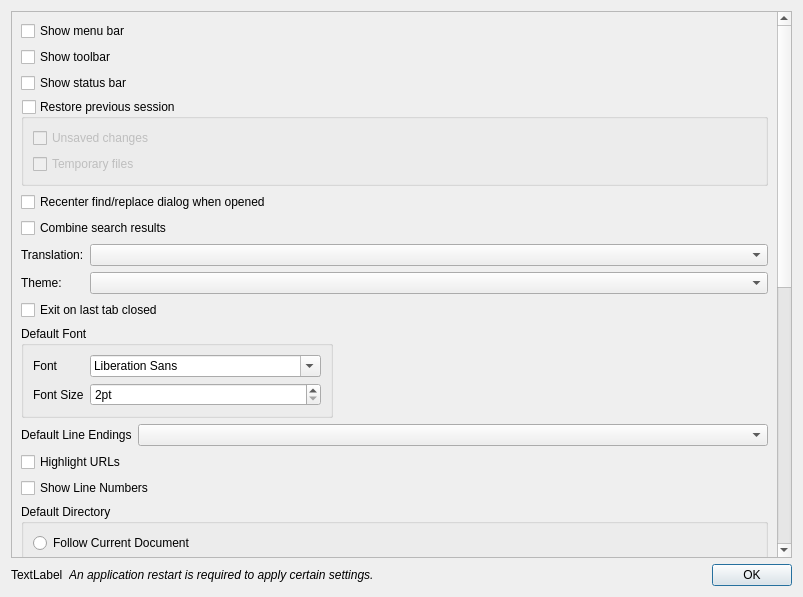
<?xml version="1.0" encoding="UTF-8"?>
<ui version="4.0">
 <class>PreferencesDialog</class>
 <widget class="QDialog" name="PreferencesDialog">
  <property name="geometry">
   <rect>
    <x>0</x>
    <y>0</y>
    <width>803</width>
    <height>597</height>
   </rect>
  </property>
  <property name="windowTitle">
   <string>Preferences</string>
  </property>
  <layout class="QVBoxLayout" name="verticalLayout">
   <item>
    <widget class="QScrollArea" name="scrollArea">
     <property name="widgetResizable">
      <bool>true</bool>
     </property>
     <widget class="QWidget" name="scrollAreaWidgetContents">
      <property name="geometry">
       <rect>
        <x>0</x>
        <y>-99</y>
        <width>769</width>
        <height>644</height>
       </rect>
      </property>
      <layout class="QVBoxLayout" name="verticalLayout_4">
       <item>
        <layout class="QVBoxLayout" name="verticalLayout_2">
         <item>
          <widget class="QCheckBox" name="checkBoxMenuBar">
           <property name="text">
            <string>Show menu bar</string>
           </property>
          </widget>
         </item>
         <item>
          <widget class="QCheckBox" name="checkBoxToolBar">
           <property name="text">
            <string>Show toolbar</string>
           </property>
          </widget>
         </item>
         <item>
          <widget class="QCheckBox" name="checkBoxStatusBar">
           <property name="text">
            <string>Show status bar</string>
           </property>
          </widget>
         </item>
         <item>
          <widget class="QGroupBox" name="gbxRestorePreviousSession">
           <property name="title">
            <string>Restore previous session</string>
           </property>
           <property name="checkable">
            <bool>true</bool>
           </property>
           <property name="checked">
            <bool>false</bool>
           </property>
           <layout class="QVBoxLayout" name="verticalLayout_3">
            <item>
             <widget class="QCheckBox" name="checkBoxUnsavedFiles">
              <property name="text">
               <string>Unsaved changes</string>
              </property>
             </widget>
            </item>
            <item>
             <widget class="QCheckBox" name="checkBoxRestoreTempFiles">
              <property name="text">
               <string>Temporary files</string>
              </property>
             </widget>
            </item>
           </layout>
          </widget>
         </item>
        </layout>
       </item>
       <item>
        <widget class="QCheckBox" name="checkBoxRecenterSearchDialog">
         <property name="text">
          <string>Recenter find/replace dialog when opened</string>
         </property>
        </widget>
       </item>
       <item>
        <widget class="QCheckBox" name="checkBoxCombineSearchResults">
         <property name="text">
          <string>Combine search results</string>
         </property>
        </widget>
       </item>
       <item>
        <layout class="QFormLayout" name="formLayout">
         <property name="labelAlignment">
          <set>Qt::AlignLeading|Qt::AlignLeft|Qt::AlignVCenter</set>
         </property>
         <property name="formAlignment">
          <set>Qt::AlignLeading|Qt::AlignLeft|Qt::AlignTop</set>
         </property>
         <item row="0" column="1">
          <widget class="QComboBox" name="comboBoxTranslation"/>
         </item>
         <item row="0" column="0">
          <widget class="QLabel" name="label">
           <property name="text">
            <string>Translation:</string>
           </property>
          </widget>
         </item>
         <item row="1" column="0">
          <widget class="QLabel" name="labelTheme">
           <property name="text">
            <string>Theme:</string>
           </property>
          </widget>
         </item>
         <item row="1" column="1">
          <widget class="QComboBox" name="comboBoxTheme"/>
         </item>
        </layout>
       </item>
       <item>
        <widget class="QCheckBox" name="checkBoxExitOnLastTabClosed">
         <property name="text">
          <string>Exit on last tab closed</string>
         </property>
        </widget>
       </item>
       <item>
        <layout class="QHBoxLayout" name="horizontalLayout">
         <item>
          <widget class="QGroupBox" name="groupBox">
           <property name="title">
            <string>Default Font</string>
           </property>
           <layout class="QFormLayout" name="formLayout_2">
            <item row="1" column="0">
             <widget class="QLabel" name="label_2">
              <property name="text">
               <string>Font</string>
              </property>
             </widget>
            </item>
            <item row="1" column="1">
             <widget class="QFontComboBox" name="fcbDefaultFont"/>
            </item>
            <item row="3" column="0">
             <widget class="QLabel" name="label_3">
              <property name="text">
               <string>Font Size</string>
              </property>
             </widget>
            </item>
            <item row="3" column="1">
             <widget class="QSpinBox" name="spbDefaultFontSize">
              <property name="suffix">
               <string>pt</string>
              </property>
              <property name="minimum">
               <number>2</number>
              </property>
              <property name="maximum">
               <number>48</number>
              </property>
             </widget>
            </item>
           </layout>
          </widget>
         </item>
         <item>
          <spacer name="horizontalSpacer">
           <property name="orientation">
            <enum>Qt::Horizontal</enum>
           </property>
           <property name="sizeHint" stdset="0">
            <size>
             <width>40</width>
             <height>20</height>
            </size>
           </property>
          </spacer>
         </item>
        </layout>
       </item>
       <item>
        <layout class="QFormLayout" name="formLayout_3">
         <item row="0" column="0">
          <widget class="QLabel" name="label_4">
           <property name="text">
            <string>Default Line Endings</string>
           </property>
          </widget>
         </item>
         <item row="0" column="1">
          <widget class="QComboBox" name="comboBoxLineEndings"/>
         </item>
        </layout>
       </item>
       <item>
        <widget class="QCheckBox" name="checkBoxHighlightURLs">
         <property name="text">
          <string>Highlight URLs</string>
         </property>
        </widget>
       </item>
       <item>
        <widget class="QCheckBox" name="checkBoxShowLineNumbers">
         <property name="text">
          <string>Show Line Numbers</string>
         </property>
        </widget>
       </item>
       <item>
        <widget class="QGroupBox" name="groupBox_2">
         <property name="title">
          <string>Default Directory</string>
         </property>
         <layout class="QVBoxLayout" name="verticalLayout_5">
          <item>
           <widget class="QRadioButton" name="radioFollowCurrentDirectory">
            <property name="text">
             <string>Follow Current Document</string>
            </property>
           </widget>
          </item>
          <item>
           <widget class="QRadioButton" name="radioLastUsedDirectory">
            <property name="text">
             <string>Last Used Directory</string>
            </property>
           </widget>
          </item>
          <item>
           <layout class="QHBoxLayout" name="horizontalLayout_2">
            <item>
             <widget class="QRadioButton" name="radioHardCoded">
              <property name="text">
               <string/>
              </property>
             </widget>
            </item>
            <item>
             <widget class="QLineEdit" name="txtHardCodedPath"/>
            </item>
            <item>
             <widget class="QToolButton" name="btnSelectHardCodedPath">
              <property name="text">
               <string>...</string>
              </property>
             </widget>
            </item>
           </layout>
          </item>
         </layout>
        </widget>
       </item>
       <item>
        <widget class="QGroupBox" name="groupBoxTerminal">
         <property name="title">
          <string>Terminal</string>
         </property>
         <layout class="QFormLayout" name="formLayoutTerminal">
          <item row="0" column="0">
           <widget class="QLabel" name="labelShellCommand">
            <property name="text">
             <string>Shell command</string>
            </property>
           </widget>
          </item>
          <item row="0" column="1">
           <layout class="QHBoxLayout" name="layoutShellCommand">
            <item>
             <widget class="QLineEdit" name="lineEditShellCommand"/>
            </item>
            <item>
             <widget class="QToolButton" name="btnBrowseShell">
              <property name="text">
               <string>...</string>
              </property>
             </widget>
            </item>
           </layout>
          </item>
          <item row="1" column="0">
           <widget class="QLabel" name="labelTerminalFont">
            <property name="text">
             <string>Terminal font</string>
            </property>
           </widget>
          </item>
          <item row="1" column="1">
           <widget class="QPushButton" name="btnChooseTerminalFont">
            <property name="text">
             <string>Choose font...</string>
            </property>
           </widget>
          </item>
         </layout>
        </widget>
       </item>
       <item>
        <widget class="QGroupBox" name="groupBoxAi">
         <property name="title">
          <string>AI Commit Message</string>
         </property>
         <layout class="QFormLayout" name="formLayoutAi">
          <item row="0" column="0">
           <widget class="QLabel" name="labelAiUrl">
            <property name="text">
             <string>OpenAI-compatible endpoint</string>
            </property>
           </widget>
          </item>
          <item row="0" column="1">
           <widget class="QLineEdit" name="lineEditAiUrl">
            <property name="placeholderText">
             <string>https://api.openai.com/v1</string>
            </property>
            <property name="toolTip">
             <string>Base URL of any OpenAI-compatible Chat Completions API (e.g. https://api.openai.com/v1). The /chat/completions path is appended automatically.</string>
            </property>
           </widget>
          </item>
          <item row="1" column="0">
           <widget class="QLabel" name="labelAiModel">
            <property name="text">
             <string>Model</string>
            </property>
           </widget>
          </item>
          <item row="1" column="1">
           <widget class="QLineEdit" name="lineEditAiModel">
            <property name="placeholderText">
             <string>gpt-4o-mini</string>
            </property>
           </widget>
          </item>
          <item row="2" column="0">
           <widget class="QLabel" name="labelAiApiKey">
            <property name="text">
             <string>API key</string>
            </property>
           </widget>
          </item>
          <item row="2" column="1">
           <layout class="QHBoxLayout" name="layoutAiApiKey">
            <item>
             <widget class="QLineEdit" name="lineEditAiApiKey">
              <property name="echoMode">
               <enum>QLineEdit::Password</enum>
              </property>
              <property name="placeholderText">
               <string>sk-...</string>
              </property>
             </widget>
            </item>
            <item>
             <widget class="QPushButton" name="btnAiSaveApiKey">
              <property name="text">
               <string>Save</string>
              </property>
              <property name="autoDefault">
               <bool>false</bool>
              </property>
             </widget>
            </item>
            <item>
             <widget class="QPushButton" name="btnAiClearApiKey">
              <property name="text">
               <string>Clear</string>
              </property>
              <property name="autoDefault">
               <bool>false</bool>
              </property>
             </widget>
            </item>
           </layout>
          </item>
          <item row="3" column="1">
           <widget class="QLabel" name="labelAiApiKeyStatus">
            <property name="text">
             <string/>
            </property>
            <property name="wordWrap">
             <bool>true</bool>
            </property>
           </widget>
          </item>
          <item row="4" column="0">
           <widget class="QLabel" name="labelAiPromptTemplate">
            <property name="text">
             <string>Prompt template</string>
            </property>
            <property name="alignment">
             <set>Qt::AlignRight|Qt::AlignTop|Qt::AlignTrailing</set>
            </property>
           </widget>
          </item>
          <item row="4" column="1">
           <layout class="QVBoxLayout" name="layoutAiPromptTemplate">
            <item>
             <widget class="QPlainTextEdit" name="plainTextEditAiPromptTemplate">
              <property name="minimumHeight">
               <number>140</number>
              </property>
              <property name="placeholderText">
               <string>Supported placeholders: {{rules}}, {{subject_hint}}, {{diff}}</string>
              </property>
             </widget>
            </item>
            <item>
             <layout class="QHBoxLayout" name="layoutAiPromptTemplateButtons">
              <item>
               <spacer name="spacerAiPromptTemplate">
                <property name="orientation">
                 <enum>Qt::Horizontal</enum>
                </property>
               </spacer>
              </item>
              <item>
               <widget class="QPushButton" name="btnAiResetPromptTemplate">
                <property name="text">
                 <string>Reset to default</string>
                </property>
                <property name="autoDefault">
                 <bool>false</bool>
                </property>
               </widget>
              </item>
             </layout>
            </item>
           </layout>
          </item>
          <item row="5" column="0">
           <widget class="QLabel" name="labelAiDiffBudget">
            <property name="text">
             <string>Diff budget (bytes)</string>
            </property>
           </widget>
          </item>
          <item row="5" column="1">
           <widget class="QSpinBox" name="spinBoxAiDiffBudget">
            <property name="minimum">
             <number>1000</number>
            </property>
            <property name="maximum">
             <number>200000</number>
            </property>
            <property name="singleStep">
             <number>1000</number>
            </property>
           </widget>
          </item>
          <item row="6" column="0">
           <widget class="QLabel" name="labelAiRulesBudget">
            <property name="text">
             <string>Rules budget (bytes)</string>
            </property>
           </widget>
          </item>
          <item row="6" column="1">
           <widget class="QSpinBox" name="spinBoxAiRulesBudget">
            <property name="minimum">
             <number>0</number>
            </property>
            <property name="maximum">
             <number>50000</number>
            </property>
            <property name="singleStep">
             <number>500</number>
            </property>
           </widget>
          </item>
          <item row="7" column="0">
           <widget class="QLabel" name="labelAiIdleTimeout">
            <property name="text">
             <string>Stream idle timeout (s)</string>
            </property>
           </widget>
          </item>
          <item row="7" column="1">
           <widget class="QSpinBox" name="spinBoxAiIdleTimeout">
            <property name="minimum">
             <number>5</number>
            </property>
            <property name="maximum">
             <number>600</number>
            </property>
           </widget>
          </item>
          <item row="8" column="0">
           <widget class="QLabel" name="labelAiShortcut">
            <property name="text">
             <string>Generate shortcut</string>
            </property>
           </widget>
          </item>
          <item row="8" column="1">
           <widget class="QKeySequenceEdit" name="keySequenceEditAiShortcut"/>
          </item>
         </layout>
        </widget>
       </item>
       <item>
        <spacer name="verticalSpacer">
         <property name="orientation">
          <enum>Qt::Vertical</enum>
         </property>
         <property name="sizeHint" stdset="0">
          <size>
           <width>20</width>
           <height>40</height>
          </size>
         </property>
        </spacer>
       </item>
      </layout>
     </widget>
    </widget>
   </item>
   <item>
    <layout class="QHBoxLayout" name="layoutAppRestart">
     <item>
      <widget class="QLabel" name="labelAppRestartIcon">
       <property name="text">
        <string>TextLabel</string>
       </property>
      </widget>
     </item>
     <item>
      <widget class="QLabel" name="labelAppRestart">
       <property name="font">
        <font>
         <italic>true</italic>
        </font>
       </property>
       <property name="text">
        <string>An application restart is required to apply certain settings.</string>
       </property>
      </widget>
     </item>
     <item>
      <widget class="QDialogButtonBox" name="buttonBox">
       <property name="orientation">
        <enum>Qt::Horizontal</enum>
       </property>
       <property name="standardButtons">
        <set>QDialogButtonBox::Ok</set>
       </property>
      </widget>
     </item>
    </layout>
   </item>
  </layout>
 </widget>
 <resources/>
 <connections>
  <connection>
   <sender>buttonBox</sender>
   <signal>accepted()</signal>
   <receiver>PreferencesDialog</receiver>
   <slot>accept()</slot>
   <hints>
    <hint type="sourcelabel">
     <x>792</x>
     <y>586</y>
    </hint>
    <hint type="destinationlabel">
     <x>157</x>
     <y>274</y>
    </hint>
   </hints>
  </connection>
  <connection>
   <sender>buttonBox</sender>
   <signal>rejected()</signal>
   <receiver>PreferencesDialog</receiver>
   <slot>reject()</slot>
   <hints>
    <hint type="sourcelabel">
     <x>792</x>
     <y>586</y>
    </hint>
    <hint type="destinationlabel">
     <x>286</x>
     <y>274</y>
    </hint>
   </hints>
  </connection>
 </connections>
</ui>
